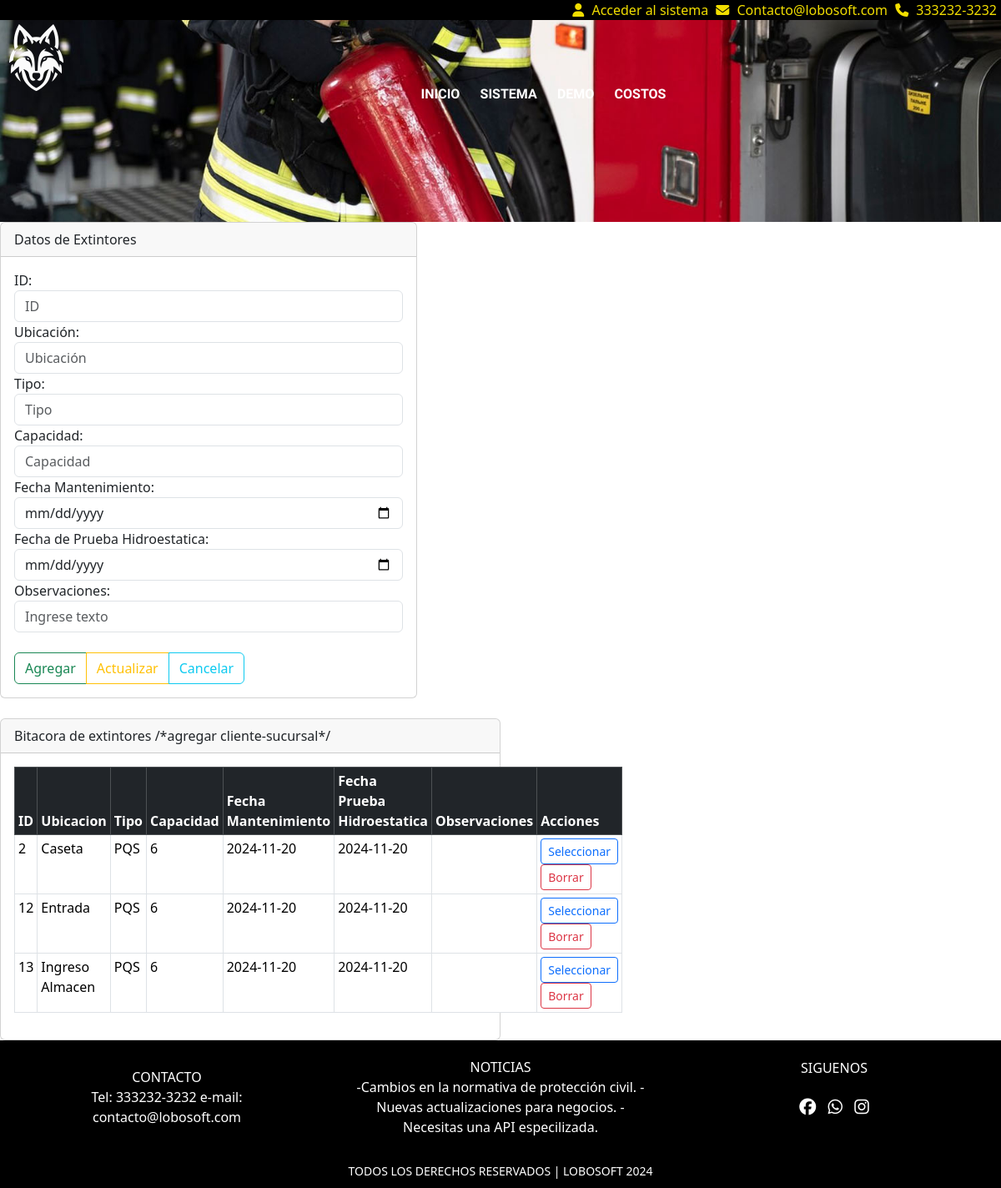
The app's page /View/bitacoras.php with its own data.
### tables this page shows
CREATE TABLE `extintores` (
  `id_extintor` int(11) NOT NULL,
  `ubicacion` varchar(100) DEFAULT NULL,
  `tipo` varchar(50) DEFAULT NULL,
  `capacidad` int(11) DEFAULT NULL,
  `f_mantenimiento` date DEFAULT NULL,
  `f_ph` date DEFAULT NULL,
  `observaciones` text DEFAULT NULL,
  `id_sucursal` int(11) DEFAULT NULL
);

### View/bitacoras.php (the view, shortened to what this page needs)
<?php include("../Template/cabecera.php") ?>
<?php
$txtID=(isset($_POST['txtID']))?$_POST['txtID']:"";
$txtUbicacion=(isset($_POST['txtUbicacion']))?$_POST['txtUbicacion']:"";
$txtTipo=(isset($_POST['txtTipo']))?$_POST['txtTipo']:"";
$floatCapacidad=(isset($_POST['floatCapacidad']))?$_POST['floatCapacidad']:"";
$fecha_mantenimiento=(isset($_POST['fecha_mantenimiento']))?$_POST['fecha_mantenimiento']:"";
$fecha_PH=(isset($_POST['fecha_PH']))?$_POST['fecha_PH']:"";
$txtObservaciones=(isset($_POST['txtObservaciones']))?$_POST['txtObservaciones']:"";
include("../Controller/conexion.php");
$sentenciaSQL = $conexion->prepare("SELECT * FROM extintores");
$sentenciaSQL->execute();
$listaExtintores = $sentenciaSQL->fetchAll(PDO::FETCH_ASSOC);
?>
<div class="col-md-5">
<div class="card">
        <div class="card-header">Datos de Extintores</div>
        <div class="card-body">
            <form method="POST">
                <div class="form-group">
                    <label for="txtID">ID:</label>
                    <input type="number" class="form-control" value="<?php echo $txtID ?>" name="txtID" id="txtID"  placeholder="ID">
                </div>
                <div class="form-group">
                    <label for="txtUbicacion">Ubicación:</label>
                    <input type="text" class="form-control" value="<?php echo $txtUbicacion ?>" name="txtUbicacion" id="txtUbicacion"  placeholder="Ubicación">
                </div>
                <div class="form-group">
                    <label for="txtTipo">Tipo:</label>
                    <input type="text" class="form-control" value="<?php echo $txtTipo ?>" name="txtTipo" id="txtTipo"  placeholder="Tipo">
                </div>
                <div class="form-group">
                    <label for="floatCapacidad">Capacidad:</label>
                    <input type="text" class="form-control" value="<?php echo $floatCapacidad ?>" name="floatCapacidad" id="floatCapacidad"  placeholder="Capacidad">
                </div>
                <div class="form-group">
                    <label for="fecha_mantenimiento">Fecha Mantenimiento:</label>
                    <input type="date" class="form-control" value="<?php echo $fecha_mantenimiento ?>" name="fecha_mantenimiento" id="fecha_mantenimiento"  placeholder="Fecha de mantenimiento">
                </div>
                <div class="form-group">
                    <label for="fecha_PH">Fecha de Prueba Hidroestatica:</label>
                    <input type="date" class="form-control" value="<?php echo $fecha_PH ?>" name="fecha_PH" id="fecha_PH"  placeholder="Fecha de prueba Hidroestatica">
                </div>
                <div class="form-group">
                    <label for="txtObservaciones">Observaciones:</label>
                    <input type="text" class="form-control" value="<?php echo $txtObservaciones ?>" name="txtObservaciones" id="txtObservaciones"  placeholder="Ingrese texto">
                </div> <br/>
                <div class="btn-group" role="group" aria-label="">
                    <button type="submit" name="accion" value="Agregar" class="btn btn-outline-success">Agregar</button>
                    <button type="submit" name="accion" value="Actualizar" class="btn btn-outline-warning">Actualizar</button>
                    <button type="submit" name="accion" value="Cancelar" class="btn btn-outline-info">Cancelar</button>
                </div>
            </form>
        </div>
    </div>
</div>
<br/>
<div class="col-sm-5" style="width: 50%;">
    <div class="card" >
            <div class="card-header">
                Bitacora de extintores /*agregar cliente-sucursal*/
                </div>
                    <div class="card-body" style="width:100%;">
                        <table class="table table.responsive table-bordered table-hover table-sm">
                        <thead class="table-dark">
                            <tr>
                                <th>ID</th>
                                <th>Ubicacion</th>
                                <th>Tipo</th>
                                <th>Capacidad</th>
                                <th>Fecha Mantenimiento</th>
                                <th>Fecha Prueba Hidroestatica</th>
                                <th>Observaciones</th>
                                <th>Acciones</th>
                            </tr>
                        </thead>
                        <tbody>
                            <?php foreach($listaExtintores as $extintor){ ?>
                            <tr>
                                <td><?php echo $extintor['id_extintor'];?></td>
                                <td><?php echo $extintor['ubicacion'];?></td>
                                <td><?php echo $extintor['tipo'];?></td>
                                <td><?php echo $extintor['capacidad'];?></td>
                                <td><?php echo $extintor['f_mantenimiento'];?></td>
                                <td><?php echo $extintor['f_ph'];?></td>
                                <td><?php echo $extintor['observaciones'];?></td>
                                <td>
                                    <form method="post">
                                        <input type="submit" name="accion" value="Seleccionar" class="btn btn-outline-primary btn-sm"/>
                                        <input type="submit" name="accion" value="Borrar" class="btn btn-outline-danger btn-sm"/>
                                    </form>
                                </td>
                            </tr>
                            <?php } ?>
                        </tbody>
                    </table>
                </div>
            </div>
</div>
<?php include("../Template/pie.php") ?>

### Template/cabecera.php (shortened to what this page needs)
<!DOCTYPE html>
<html lang="en">
<head>
    <link rel="stylesheet" href="../styles.css">
    <link href="https://cdn.jsdelivr.net/npm/bootstrap@5.3.3/dist/css/bootstrap.min.css" rel="stylesheet">
</head>
<body>
    <?php $url="http://".$_SERVER['HTTP_HOST']."/login.php"?>
    <header>
            <div id="head_contain">
                    <nav class="menu">
                        <i id="icon_user" class="fa-solid fa-user" style="color:#f2de00;"></i>
                        <a href="<?php echo $url;?>">Acceder al sistema</a>
                        <i class="fa-solid fa-envelope" style="color:#f2de00;"></i>
                        <a href="">Contacto@lobosoft.com</a>
                        <i class="fa-solid fa-phone" style="color:#f2de00;"></i>
                        <a href="">333232-3232</a>
                    </nav>
            </div>
        <div class="banner">
            <div class="menu_banner">
                <div class="logo"><img src="../img/logo.png" alt=""></div>
                <div id="menu">
                    <nav>
                        <a href="index.html">INICIO</a>
                        <a href=<?php echo $url;?>>SISTEMA</a>
                        <a href="">DEMO</a>
                        <a href="">COSTOS</a>
                    </nav>
                </div>
            </div>
        </div>
    </header>
    <main>

### Template/pie.php (shortened to what this page needs)
</main>
<footer>
    <div class="opciones_contacto">
        <div id="contacto">
            <Span>CONTACTO</Span>
            <span>
                Tel: 333232-3232
                e-mail: contacto@lobosoft.com
            </span>
        </div>
        <div id="noticias">
            <span>
                NOTICIAS
            </span>
            <span>
                -Cambios  en la normativa de protección civil.
                -Nuevas actualizaciones para negocios.
                -Necesitas una API especilizada.
            </span>
        </div>
        <div id="siguenos">
            <span>SIGUENOS</span>
            <div class="redes_sociales">
            <a href=""><i class="fa fa-facebook-official" aria-hidden="true"></i></a>
            <a href=""><i class="fa fa-whatsapp" aria-hidden="true"></i></a>
            <a href=""><i class="fa fa-instagram" aria-hidden="true"></i></a>
            </div>
        </div>
    </div>
    <div class="derechos_reservados" >
        <span>
        TODOS LOS DERECHOS RESERVADOS | LOBOSOFT 2024
        </span>
    </div>
</footer>
</body>
</html>

### styles.css (style rules this page uses)
* { padding: 0; margin: 0; box-sizing: border-box; }
body { width: 100%; height: auto; font-family: "Saira",sans-serif; }
header { background-color: black; width: 100%; height: auto; display: flex; flex-direction: row; }
#head_contain { background-color: black; width: 100%; height: auto; position: absolute; display: flex; justify-content: flex-end; align-items: center; }
.menu { position: relative; }
.menu a { padding: 5px; text-decoration: none; color: #f2de00; }
.banner { width: 100%; background-image: url(img/home-1.jpg); background-size: cover; background-position: center; display: flex; flex-direction: column; align-items: center; background-color:rgba(50, 50, 50, 0.7);; }
.menu_banner { display: flex; flex-direction: row; justify-content: space-between; width: 100%; height: auto; }
.logo { margin-right: 20px; margin-top: 20px; }
.banner #menu { display: flex; justify-content: center; width: 100%; height: 166px; position: relative; margin-top: 100px; }
#menu nav { width: 100%; height: auto; text-align: center; }
#menu nav a { color: white; font-weight: 800; padding: 10px; text-decoration: none; font-family: "Saira",sans-serif; }
main { width: 100%; height: auto; position: relative; }
footer { width: 100%; height: auto; background-color: black; position: relative; display: flex; flex-direction: column; justify-content: space-between; align-items: center; }
footer span { color: white; }
.opciones_contacto { width: 100%; height: auto; display: flex; flex-direction: row; justify-content: space-between; align-items: center; }
.opciones_contacto > div { flex: 1; padding: 20px; text-align: center; }
#contacto, #noticias { display: flex; flex-direction: column; justify-content: space-between; align-items: center; }
#siguenos a { color: white; padding: 5px; font-size: 20px; }
.redes_sociales { padding: 20px; }
.derechos_reservados { width: 100%; display: flex; justify-content: center; align-items: center; text-align: center; font-size: 14px; padding: 10px; }

### records on screen
extintores: id_extintor "2", ubicacion "Caseta", tipo "PQS", capacidad "6", f_mantenimiento "2024-11-20", f_ph "2024-11-20"
extintores: id_extintor "12", ubicacion "Entrada", tipo "PQS", capacidad "6", f_mantenimiento "2024-11-20", f_ph "2024-11-20"
extintores: id_extintor "13", ubicacion "Ingreso Almacen", tipo "PQS", capacidad "6", f_mantenimiento "2024-11-20", f_ph "2024-11-20"
